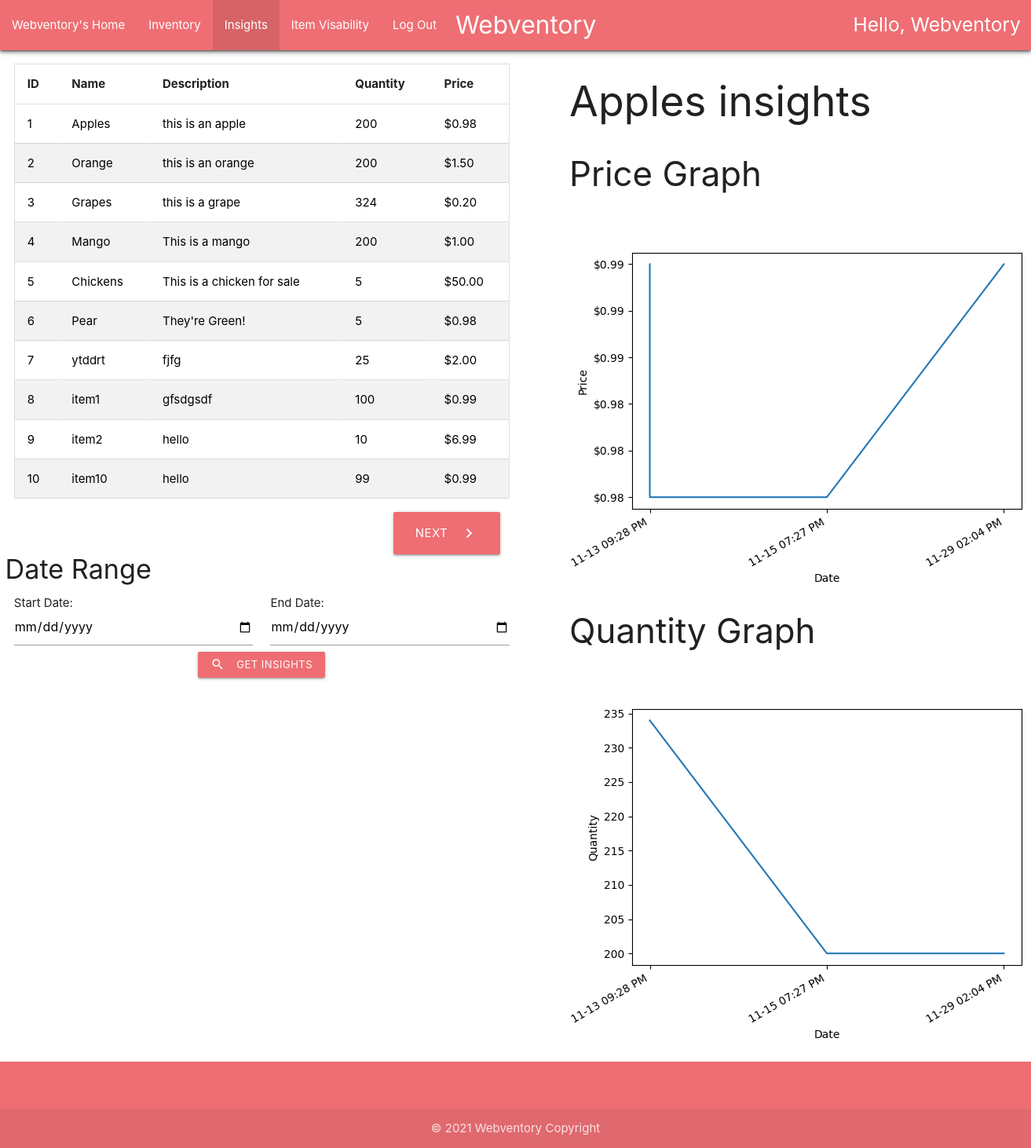
The app's page /userInsights/1/ (signed in) with its own data.
### home/models.py (models this page shows, shortened)
class User(AbstractUser):
    username: str = models.CharField(max_length=30, unique=True)
    email: str = models.CharField(max_length=100)
    password: str = models.CharField(max_length=30)
    def __str__(self) -> str:
        return self.username

class Item(models.Model):
    id: int = models.AutoField(unique=True, primary_key=True)
    name: str = models.CharField(max_length=30)
    description: str = models.CharField(max_length=100)
    quantity: int = models.IntegerField()
    price: float = models.DecimalField(max_digits=9, decimal_places=2)
    user_visibility: str = models.TextField()
    def get_user_visibility(self) -> List[str]:
        return self.user_visibility.split(',')

### home/views.py (the view)
# urls.py: path('userInsights/', views.user_insights),
@login_required(login_url='/login')
def user_insights(request, item_id=0, item_range=10) -> render:
    date_pattern = re.compile("[\d]{4}-[\d]{2}-[\d]{2}")
    items: Item = Item.objects.filter(id__range=(
        (item_range - 10), item_range), user_visibility__contains=f'{request.user},').select_related()
    item_history: ItemHistory = str()
    if item_id != 0:
        item: Item = Item.objects.get(id=item_id)
        if request.POST:
            if request.POST.get('start_date_query') and request.POST.get('end_date_query'):
                if date_pattern.match(request.POST.get('start_date_query')) is not None and date_pattern.match(request.POST.get('end_date_query')) is not None:
                    start_date_query: date = request.POST['startDate'].split(
                        '-')
                    end_date_query: date = request.POST['endDate'].split('-')
                    start_date: datetime = datetime.datetime(int(start_date_query[0]), int(
                        start_date_query[1]), int(start_date_query[2]))
                    end_date: datetime = datetime.datetime(int(end_date_query[0]), int(
                        end_date_query[1]), int(end_date_query[2]))
                    if (start_date < end_date):
                        item_history = ItemHistory.objects.filter(
                            item_id=item, date_of_change__gte=start_date, date_of_change__lte=end_date)
                    else:
                        item_history = ItemHistory.objects.filter(
                            item_id=item).select_related()
        else:
            item_history: ItemHistory = ItemHistory.objects.filter(
                item_id=item).select_related()
        price_graph = quantity_graph = ''
        if len(item_history) > 1:
            date_change: List[date] = [x.date_of_change.strftime(
                '%m-%d %I:%M %p') for x in item_history if x.date_of_change]
            price_graph: str = f"home/temp/{request.user}/" + str(graph(
                date_change,
                [y.price_after for y in item_history
                 if y.price_after], str(request.user), True))
            quantity_graph = f"home/temp/{request.user}/" + str(graph(
                date_change,
                [y.quantity_after for y in item_history if
                 y.quantity_after], str(request.user), False))
        file_does_not_exist: bool = False if price_graph else True
        return render(request, 'home/userHomeInsights.html', {"username": str(request.user).title(),
                                                              "items": items,
                                                              "price_graph": price_graph,
                                                              "quantity_graph": quantity_graph,
                                                              "item": item,
                                                              "item_id": item_id, "item_range": item_range, "file_does_not_exist": file_does_not_exist})
    return render(request, 'home/userHomeInsights.html',
                  {"username": str(request.user).title(), "items": items, "item_id": item_id,
                   "item_range": item_range, })

### home/figures.py (called while the page is built)
def graph(x: List[date], y: List[Union[float, int]], username: str, is_price_graph: bool) -> str:
    fig, ax = plt.subplots()
    ax.plot(x, y)
    ax.set(xlabel="Date")
    if is_price_graph:
        ax.yaxis.set_major_formatter(StrMethodFormatter('${x:.2f}'))
        ax.set(ylabel="Price")
    else:
        ax.set(ylabel="Quantity")
    fig.autofmt_xdate()
    user_path = os.path.join(os.path.dirname(
        __file__), "static", "home", "temp", f'{username}')
    if not os.path.exists(user_path):
        os.makedirs(user_path)
    os.chdir(user_path)
    filename: str = f'graph_{random.randint(0,sys.maxsize)}.png'
    fig.savefig(filename, format="png")
    return filename

### home/templates/home/userHomeInsights.html (shortened to what this page needs)
{% extends 'home/userHome.html' %}  {% block content %}
{% include 'home/navbar.html' with insights="active" %}
<div class="container-fluid">
  <div class="row" style="padding-left: 0.5%">
    <div class="col s6 left">
      {% include 'home/inventoryTable.html' with rootPage="userInsights"%}
    </div>
    <div class="col s6 right container" style="padding-right: 2%; padding-left: 5%">
      {% load static %}
      {% if item %}
      <h2 style="margin-bottom: 40px">{{item.name}} insights</h2>
      {% endif %}
      {%if item and user.username in item.get_user_visibility %}
      <h3>Price Graph</h3>
      <span style="font-size: 30px; font-weight: bold">
        <img src="{% static price_graph %}" alt="No insights found yet!" />
      </span>
      <h3>Quantity Graph</h3>
      <span style="font-size: 30px; font-weight: bold">
        <img src="{% static quantity_graph %}" alt="No insights found yet!" />
      </span>
      {% elif not item %}
      <div class="center">
        {% include "home/card.html" with msg="Select an item to see your insights." %}
        <br><br><br><br><br><br><br><br><br><br><br><br><br><br><br><br><br><br><br><br><br><br><br>
      </div>
      {% else %}
      <h3>No insights found yet!</h3>
      {% endif %}
    </div>
    <div class="">
      <div class="col s6 left">
        {% include 'home/tableNav.html' with inventory="inventory" rootPage="userInsights" %}
      </div>
    </div>
    <div class="" style="margin-left: 0px">
      <br />
      <br />
      <br />
      {% if item %}
      <div class="container-fluid">
        {% load static %}
        <h4>Date Range</h4>
        <form name="dateRange" action="/userInsights/{{item.id}}/" method="post">
          <div class="input-field">
            <div class="col s3">
              Start Date:<input id="startDate" type="date" class="datepicker" name="startDate" />
            </div>
          </div>
          <div class="col s3">
            End Date:<input id="endDate" type="date" class="datepicker" name="endDate" />
          </div>
          <div class="center">
            <button type="submit" class="btn btn-small hoverable" style="background-color: #ee6e73;" name="action">
              <i class="material-icons left">search</i>Get Insights
            </button>
          </div>
        </form>
      </div>
      {% else%}
      <div class="container-fluid">
      </div>
      {% endif %}
    </div>
  </div>
</div>
{% endblock %}

### home/templates/home/navbar.html (shortened to what this page needs)
<div style="width: 100%">
  <nav>
    <div class="nav-wrapper row s12 z-depth-2">
      <a href="/" class="brand-logo center" style="padding-left: 2%">Webventory</a>
      <ul class="left hide-on-med-and-down">
        <li class="{{home}}"><a href="/userHome">{{username}}'s Home</a></li>
        <li class="{{inventory}}"><a href="/userInventory">Inventory</a></li>
        <li class="{{insights}}"><a href="/userInsights">Insights</a></li>
        <li class="{{users}}"><a href="/userVisability">Item Visability</a></li>
        <li><a href="/logout">Log Out</a></li>
      </ul>
      <h5 class="right" style="padding-right: 1%; padding-top: 0.125%">
        Hello, {{username}}
      </h5>
    </div>
  </nav>
</div>

### home/templates/home/inventoryTable.html
<br>
{% if items %}
<table id="myTable">
    <thead>
        <tr>
            <th scope="col">ID</th>
            <th scope="col">Name</th>
            <th scope="col">Description</th>
            <th scope="col">Quantity</th>
            <th scope="col">Price</th>
        </tr>
    </thead>
    <tbody>
        {% for item in items %}
        {% if user.username in item.get_user_visibility %}
        <tr>
            <td><a style="color: black" href="/{{rootPage}}/{{item.id}}">
                    {{ item.id }}
                </a></td>
            <td><a style="color: black" href="/{{rootPage}}/{{item.id}}">
                    {{ item.name }}
                </a></td>
            <td><a style="color: black" href="/{{rootPage}}/{{item.id}}">
                    {{ item.description }}
                </a></td>
            <td><a style="color: black" href="/{{rootPage}}/{{item.id}}">
                    {{ item.quantity }}
                </a></td>
            <td><a style="color: black" href="/{{rootPage}}/{{item.id}}">
                    ${{ item.price|floatformat:2 }}
                </a></td>
        </tr>
        {% endif %}
        {% endfor %}
    </tbody>
</table>
{% elif item_range == 20 %}
<h4>No items in Inventory.</h4>
{% else %}
<h4>No Items Left.</h4>
{% endif %}
<br>

### home/static/home/css/style.css (style rules this page uses)
body { display: flex; min-height: 100vh; flex-direction: column; }
table { border-spacing: 0; width: 100%; border: 1px solid #ddd; }
th { cursor: pointer; }
th, td { text-align: left; padding: 16px; }
tr:nth-child(even) { background-color: #f2f2f2 }

### records on screen
User: username "Webventory"
Item: id "1", name "Apples", description "this is an apple", quantity "200", price "0.98"
Item: id "2", name "Orange", description "this is an orange", quantity "200", price "1.50"
Item: id "3", name "Grapes", description "this is a grape", quantity "324", price "0.20"
Item: id "4", name "Mango", description "This is a mango", quantity "200", price "1.00"
Item: id "5", name "Chickens", description "This is a chicken for sale", quantity "5", price "50.00"
Item: id "6", name "Pear", description "They're Green!", quantity "5", price "0.98"
Item: id "7", name "ytddrt", description "fjfg", quantity "25", price "2.00"
Item: id "8", name "item1", description "gfsdgsdf", quantity "100", price "0.99"
Item: id "9", name "item2", description "hello", quantity "10", price "6.99"
Item: id "10", name "item10", description "hello", quantity "99", price "0.99"
